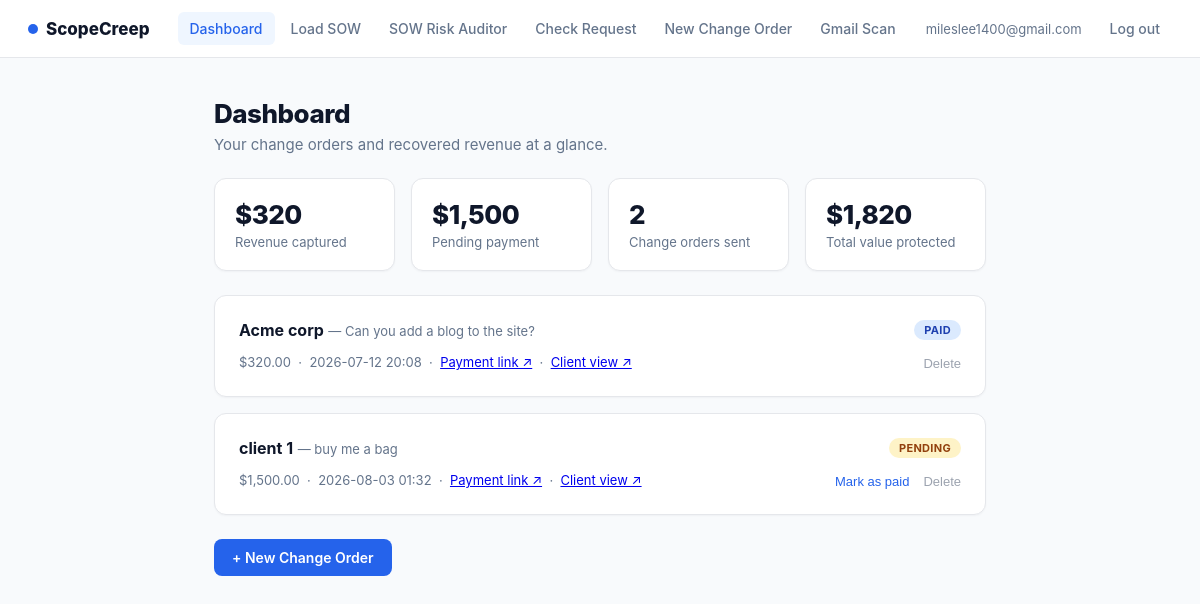
Screenshot of / (signed in) with the database file from the repository.
### models.py (models this page shows, shortened)
class User(db.Model, UserMixin):
    id            = db.Column(db.Integer, primary_key=True)
    email         = db.Column(db.String(120), unique=True, nullable=False)
    password_hash = db.Column(db.String(200), nullable=False)
    change_orders = db.relationship("ChangeOrder", backref="user", lazy=True)

class ChangeOrder(db.Model):
    id                = db.Column(db.Integer, primary_key=True)
    user_id           = db.Column(db.Integer, db.ForeignKey("user.id"), nullable=False)
    client_name       = db.Column(db.String(100))
    client_email      = db.Column(db.String(120))
    scope_item        = db.Column(db.Text)
    total             = db.Column(db.Float)
    filename          = db.Column(db.String(200))
    payment_link      = db.Column(db.String(500))
    status            = db.Column(db.String(20), default="pending")
    created_at        = db.Column(db.DateTime, default=datetime.utcnow)
    status_updated_at = db.Column(db.DateTime, default=datetime.utcnow)
    public_token      = db.Column(db.String(48), unique=True)   # unguessable link for the client
    client_message    = db.Column(db.Text)                      # what the client wrote back
    client_message_at = db.Column(db.DateTime)
    def to_dict(self):
        return {
            "id":                self.id,
            "client_name":       self.client_name,
            "client_email":      self.client_email,
            "scope_item":        self.scope_item,
            "total":             self.total,
            "filename":          self.filename,
            "payment_link":      self.payment_link,
            "status":            self.status,
            "created_at":        self.created_at.strftime("%Y-%m-%d %H:%M") if self.created_at else "",
            "status_updated_at": self.status_updated_at.strftime("%Y-%m-%d %H:%M") if self.status_updated_at else "",
            "public_token":      self.public_token,
            "client_message":    self.client_message,
            "client_message_at": self.client_message_at.strftime("%Y-%m-%d %H:%M") if self.client_message_at else "",
        }

### app.py (the view)
@app.route("/")
def index():
    if not current_user.is_authenticated:
        return render_template("landing.html")
    orders = ChangeOrder.query.filter_by(user_id=current_user.id)\
                              .order_by(ChangeOrder.created_at.desc()).all()
    history = [o.to_dict() for o in orders]
    stats = {
        "total_orders":    len(orders),
        "captured":        sum(o.total or 0 for o in orders if o.status == "paid"),
        "pending":         sum(o.total or 0 for o in orders if (o.status or "pending") == "pending"),
        "total_value":     sum(o.total or 0 for o in orders),
    }
    return render_template("index.html", history=history, stats=stats)

### app.py (called while the page is built)
@login_manager.user_loader
def load_user(user_id):
    return User.query.get(int(user_id))

### templates/index.html (shortened to what this page needs)
{% extends "base.html" %}
{% block content %}
<h1>Dashboard</h1>
<p class="subtitle">Your change orders and recovered revenue at a glance.</p>
{% if history %}
<div class="stats-row">
  <div class="stat-card">
    <div class="stat-value">${{ "{:,.0f}".format(stats.captured) }}</div>
    <div class="stat-label">Revenue captured</div>
  </div>
  <div class="stat-card">
    <div class="stat-value">${{ "{:,.0f}".format(stats.pending) }}</div>
    <div class="stat-label">Pending payment</div>
  </div>
  <div class="stat-card">
    <div class="stat-value">{{ stats.total_orders }}</div>
    <div class="stat-label">Change orders sent</div>
  </div>
  <div class="stat-card">
    <div class="stat-value">${{ "{:,.0f}".format(stats.total_value) }}</div>
    <div class="stat-label">Total value protected</div>
  </div>
</div>
{% endif %}
{% if not history %}
  <div class="card">
    <p class="muted">No change orders yet. <a href="/sow">Load a SOW</a> to get started.</p>
  </div>
{% else %}
  {% for order in history | reverse %}
  <div class="card">
    <div style="display:flex; justify-content:space-between; align-items:flex-start;">
      <div>
        <strong>{{ order.client_name }}</strong>
        <span class="muted"> — {{ order.scope_item }}</span>
      </div>
      {% set status = order.status | default('pending') %}
      <span class="badge badge-{{ status }}">{{ status.upper() }}</span>
    </div>
    <div style="margin-top:12px; display:flex; justify-content:space-between; align-items:center;">
      <span class="muted">
        ${{ "{:,.2f}".format(order.total) }}
        &nbsp;·&nbsp; {{ order.created_at }}
        {% if order.payment_link %}
          &nbsp;·&nbsp; <a href="{{ order.payment_link }}" target="_blank">Payment link ↗</a>
        {% endif %}
        {% if order.public_token %}
          &nbsp;·&nbsp; <a href="/order/{{ order.public_token }}" target="_blank">Client view ↗</a>
        {% endif %}
      </span>
      <span style="display:flex; gap:14px; align-items:center;">
        {% if status != 'paid' %}
        <form method="POST" action="/mark-paid/{{ order.id }}">
          <button type="submit" style="background:none; border:none; color:#2563eb; cursor:pointer; font-size:13px; font-weight:500; padding:0;">Mark as paid</button>
        </form>
        {% endif %}
        <form method="POST" action="/delete-order/{{ order.id }}" onsubmit="return confirm('Delete this change order?')">
          <button type="submit" style="background:none; border:none; color:#9ca3af; cursor:pointer; font-size:13px; padding:0;">Delete</button>
        </form>
      </span>
    </div>
  </div>
  {% endfor %}
{% endif %}
<div style="margin-top:24px;">
  <a href="/new-order" class="btn btn-primary">+ New Change Order</a>
</div>
{% endblock %}

### templates/base.html (shortened to what this page needs)
<!DOCTYPE html>
<html lang="en">
<head>
</head>
<body>
  <nav>
    <a href="/" class="brand"><span class="dot"></span>ScopeCreep</a>
    <a href="/" class="navlink {{ 'active' if request.path == '/' }}">Dashboard</a>
    <a href="/sow" class="navlink {{ 'active' if request.path == '/sow' }}">Load SOW</a>
    <a href="/audit" class="navlink {{ 'active' if request.path == '/audit' }}">SOW Risk Auditor</a>
    <a href="/check" class="navlink {{ 'active' if request.path == '/check' }}">Check Request</a>
    <a href="/new-order" class="navlink {{ 'active' if request.path == '/new-order' }}">New Change Order</a>
    <a href="/gmail" class="navlink {{ 'active' if request.path == '/gmail' }}">Gmail Scan</a>
    {% if current_user.is_authenticated %}<span class="user-email">{{ current_user.email }}</span>{% endif %}
    <a href="/logout" class="logout">Log out</a>
  </nav>
  <div class="container">
    {% block content %}{% endblock %}
  </div>
</body>
</html>

### templates/base.html (style rules this page uses)
:root { --blue: #2563eb; --blue-dark: #1d4ed8; --ink: #0f172a; --gray: #64748b; --line: #e5e7eb; --bg: #f8fafc; }
* { box-sizing: border-box; margin: 0; padding: 0; }
body { font-family: -apple-system, BlinkMacSystemFont, "Segoe UI", sans-serif; background: var(--bg); color: var(--ink); -webkit-font-smoothing: antialiased; }
nav { background: white; border-bottom: 1px solid var(--line); padding: 0 28px; display: flex; align-items: center; gap: 4px; height: 58px; position: sticky; top: 0; z-index: 10; }
nav .brand { color: var(--ink); font-weight: 800; font-size: 17px; margin-right: 24px; display: flex; align-items: center; gap: 8px; text-decoration: none; }
nav .brand .dot { width: 10px; height: 10px; border-radius: 50%; background: var(--blue); display: inline-block; }
nav a.navlink { color: var(--gray); text-decoration: none; font-size: 14px; font-weight: 500; padding: 8px 12px; border-radius: 6px; transition: all .12s ease; }
nav a.navlink.active { color: var(--blue); background: #eff6ff; }
nav .user-email { font-size: 13px; color: var(--gray); margin-right: 12px; }
nav a.logout { color: var(--gray); text-decoration: none; font-size: 14px; font-weight: 500; padding: 8px 12px; border-radius: 6px; }
.container { max-width: 820px; margin: 40px auto; padding: 0 24px; }
h1 { font-size: 26px; font-weight: 800; margin-bottom: 6px; letter-spacing: -0.5px; }
h1 + .subtitle { color: var(--gray); font-size: 15px; margin-bottom: 24px; }
.card { background: white; border: 1px solid var(--line); border-radius: 12px; padding: 24px; margin-bottom: 16px; box-shadow: 0 1px 2px rgba(15,23,42,0.04); }
.btn { display: inline-block; padding: 10px 18px; border-radius: 8px; font-size: 14px; font-weight: 600; cursor: pointer; border: none; text-decoration: none; transition: all .12s ease; }
.btn-primary, .btn-primary:visited { background: var(--blue); color: #ffffff; }
.badge { display: inline-block; padding: 3px 10px; border-radius: 999px; font-size: 11px; font-weight: 700; letter-spacing: 0.3px; }
.badge-pending { background: #fef3c7; color: #92400e; }
.badge-paid { background: #dbeafe; color: #1e40af; }
.muted { color: var(--gray); font-size: 13px; }
.stats-row { display: grid; grid-template-columns: repeat(4, 1fr); gap: 16px; margin-bottom: 24px; }
.stat-card { background: white; border: 1px solid var(--line); border-radius: 12px; padding: 20px; box-shadow: 0 1px 2px rgba(15,23,42,0.04); }
.stat-value { font-size: 26px; font-weight: 800; color: var(--ink); letter-spacing: -0.5px; }
.stat-label { font-size: 13px; color: var(--gray); margin-top: 4px; }

### rows the page displays
User: email "mileslee1400@gmail.com"
ChangeOrder: client_name "Acme corp", scope_item "Can you add a blog to the site?", upper "PAID", total "320.00", created_at "2026-07-12 20:08"
ChangeOrder: client_name "client 1", scope_item "buy me a bag", upper "PENDING", total "1,500.00", created_at "2026-08-03 01:32"

### other values shown
{{ "{:,.0f}".format(stats.captured) }} "320"
{{ "{:,.0f}".format(stats.pending) }} "1,500"
{{ stats.total_orders }} "2"
{{ "{:,.0f}".format(stats.total_value) }} "1,820"
